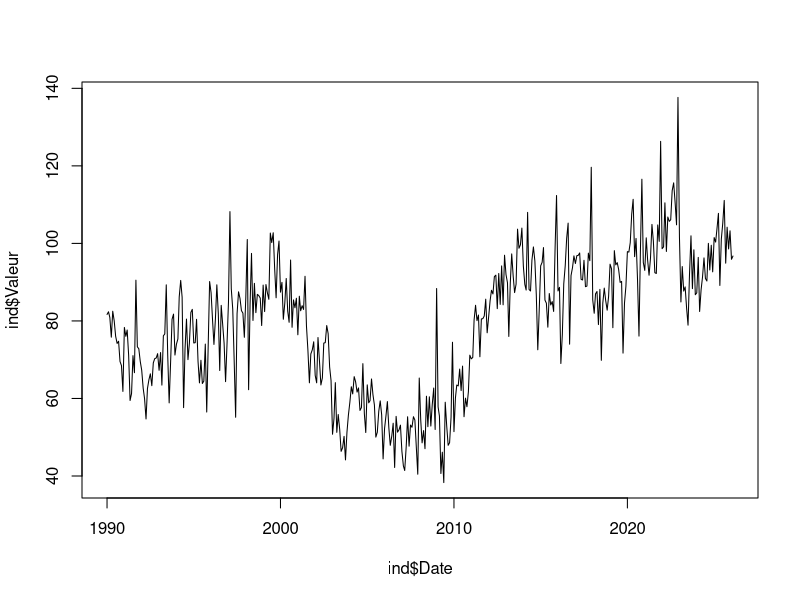
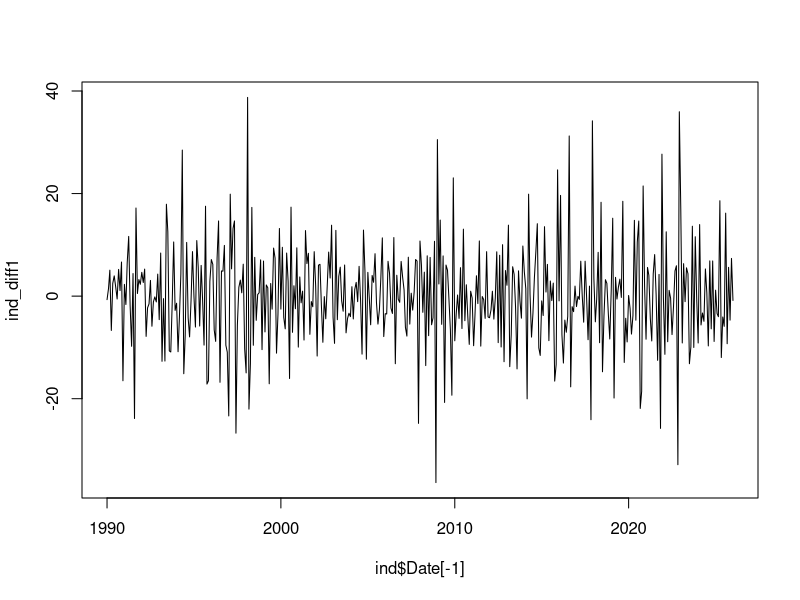

R code for these plots, in order:
# Projet Time-Series
# 2A Paul Hobeika et Sara Chikhi

# Packages
library(dplyr)
library(readr)
library(lubridate)
library(ggplot2)
library(ggthemes)
library(tseries)
library(forecast)

# Import des données
ind <- read_csv2("donnees/valeurs_mensuelles.csv", col_names = TRUE) %>% 
  slice(4:437) %>% # on supprime les premières lignes qui ne correspondent pas à des données
  select(-Codes) %>% # on supprime aussi la colonne "Codes" qui est toujours égale à 'A'
  rename(Date = 'Libellé', 
         Valeur = "Indice CVS-CJO de la production industrielle (base 100 en 2021) - Fabrication de pesticides et d'autres produits agrochimiques (NAF rév. 2, niveau groupe, poste 20.2)") %>% 
  mutate(Date = ym(Date), # on met la variable de période au format 'Date'
         Valeur = as.numeric(Valeur)) # et l'indice en nombre plutôt qu'en caractères


# Graphe de la série
graphe_brut <- ind %>% 
  arrange(Date) %>% 
  ggplot(aes(x = Date, y = Valeur)) +
  geom_line() +
  theme_minimal()
ggsave(filename = "donneesbrutes.png", plot = ind, device = "png")



# Partie I
#=========

# 1. Que représente la série choisie ?


# On fait une transformation de Box-Cox pour diminuer la variations de la
# variance en fonction du temps
lambda <- BoxCox.lambda(ind$Valeur)
ind_bc <- BoxCox(ind$Valeur, lambda)
plot(ind$Date, ind$Valeur, type = "l")

# Puis on prend la "first difference" pour supprimer les variations "lentes"
ind_diff1 <- diff(ind$Valeur)
plot(ind$Date[-1], ind_diff1, type = "l") # Ça semble relativement stationnaire
